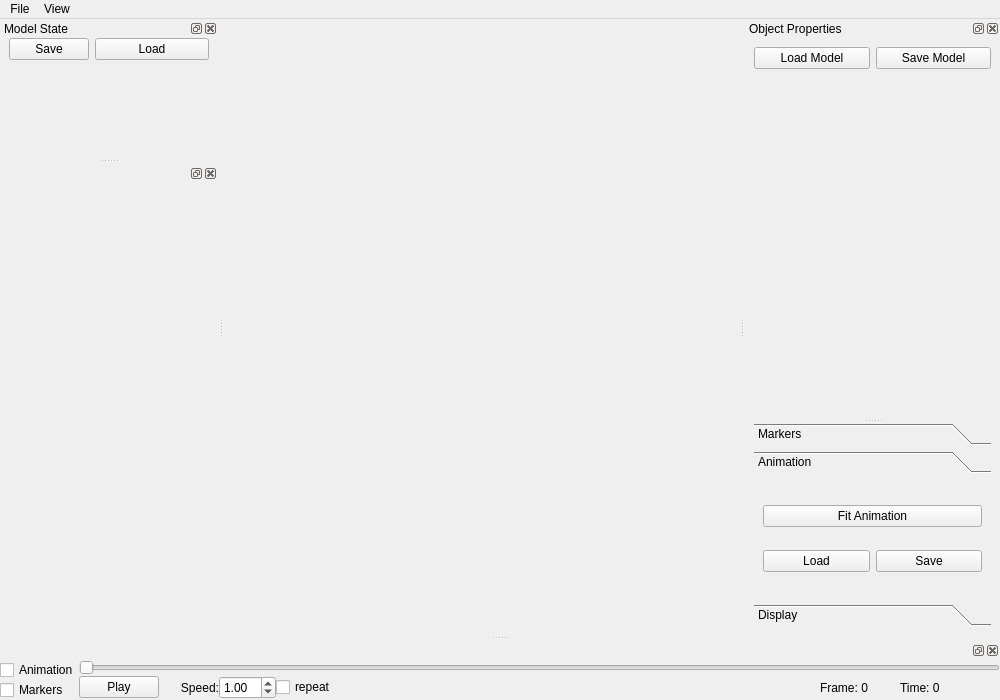
<?xml version="1.0" encoding="UTF-8"?>
<ui version="4.0">
 <class>PuppeteerMainWindow</class>
 <widget class="QMainWindow" name="PuppeteerMainWindow">
  <property name="geometry">
   <rect>
    <x>0</x>
    <y>0</y>
    <width>1000</width>
    <height>700</height>
   </rect>
  </property>
  <property name="windowTitle">
   <string>Puppeteer</string>
  </property>
  <property name="statusTip">
   <string/>
  </property>
  <widget class="QWidget" name="centralwidget">
   <layout class="QVBoxLayout" name="verticalLayout_2" stretch="0">
    <property name="margin">
     <number>0</number>
    </property>
    <item>
     <widget class="GLWidget" name="glWidget" native="true">
      <property name="enabled">
       <bool>true</bool>
      </property>
      <property name="minimumSize">
       <size>
        <width>300</width>
        <height>300</height>
       </size>
      </property>
      <property name="baseSize">
       <size>
        <width>0</width>
        <height>0</height>
       </size>
      </property>
     </widget>
    </item>
   </layout>
  </widget>
  <widget class="QMenuBar" name="menubar">
   <property name="geometry">
    <rect>
     <x>0</x>
     <y>0</y>
     <width>1000</width>
     <height>25</height>
    </rect>
   </property>
   <widget class="QMenu" name="menuFile">
    <property name="title">
     <string>File</string>
    </property>
    <addaction name="actionQuit"/>
   </widget>
   <widget class="QMenu" name="menuControl_Panels">
    <property name="title">
     <string>View</string>
    </property>
    <addaction name="actionFrontView"/>
    <addaction name="actionSideView"/>
    <addaction name="actionTopView"/>
    <addaction name="actionToggleOrthographic"/>
    <addaction name="separator"/>
    <addaction name="actionToggleRenderSettings"/>
    <addaction name="actionToggleCameraControls"/>
    <addaction name="separator"/>
    <addaction name="actionToggleModelStateEditor"/>
    <addaction name="actionTogglePropertiesEditor"/>
    <addaction name="actionTrajectoryChart"/>
   </widget>
   <addaction name="menuFile"/>
   <addaction name="menuControl_Panels"/>
  </widget>
  <widget class="QDockWidget" name="dockPropertiesEditor">
   <property name="sizePolicy">
    <sizepolicy hsizetype="Ignored" vsizetype="Ignored">
     <horstretch>0</horstretch>
     <verstretch>0</verstretch>
    </sizepolicy>
   </property>
   <property name="minimumSize">
    <size>
     <width>255</width>
     <height>444</height>
    </size>
   </property>
   <property name="maximumSize">
    <size>
     <width>524287</width>
     <height>524287</height>
    </size>
   </property>
   <property name="layoutDirection">
    <enum>Qt::LeftToRight</enum>
   </property>
   <property name="windowTitle">
    <string>Object Properties</string>
   </property>
   <attribute name="dockWidgetArea">
    <number>2</number>
   </attribute>
   <widget class="QWidget" name="dockWidgetContents_5">
    <property name="sizePolicy">
     <sizepolicy hsizetype="Preferred" vsizetype="Preferred">
      <horstretch>0</horstretch>
      <verstretch>0</verstretch>
     </sizepolicy>
    </property>
    <layout class="QGridLayout" name="gridLayout">
     <item row="0" column="0">
      <widget class="QSplitter" name="splitter">
       <property name="orientation">
        <enum>Qt::Vertical</enum>
       </property>
       <widget class="QWidget" name="verticalLayoutWidget">
        <layout class="QVBoxLayout" name="verticalLayout_3" stretch="0,100">
         <item>
          <layout class="QHBoxLayout" name="horizontalLayout_3" stretch="0,0">
           <item>
            <widget class="QPushButton" name="loadModelButton">
             <property name="text">
              <string>Load Model</string>
             </property>
            </widget>
           </item>
           <item>
            <widget class="QPushButton" name="saveModelButton">
             <property name="text">
              <string>Save Model</string>
             </property>
            </widget>
           </item>
          </layout>
         </item>
         <item>
          <widget class="QtTreePropertyBrowser" name="propertiesBrowser" native="true">
           <property name="enabled">
            <bool>true</bool>
           </property>
           <property name="sizePolicy">
            <sizepolicy hsizetype="Minimum" vsizetype="Ignored">
             <horstretch>0</horstretch>
             <verstretch>0</verstretch>
            </sizepolicy>
           </property>
           <property name="minimumSize">
            <size>
             <width>150</width>
             <height>250</height>
            </size>
           </property>
           <property name="maximumSize">
            <size>
             <width>16777215</width>
             <height>16777215</height>
            </size>
           </property>
           <property name="autoFillBackground">
            <bool>false</bool>
           </property>
          </widget>
         </item>
        </layout>
       </widget>
       <widget class="QWidget" name="verticalLayoutWidget_3">
        <layout class="QVBoxLayout" name="verticalLayout_5" stretch="100,0">
         <item>
          <widget class="QToolBox" name="toolBox">
           <property name="sizePolicy">
            <sizepolicy hsizetype="Preferred" vsizetype="Preferred">
             <horstretch>0</horstretch>
             <verstretch>100</verstretch>
            </sizepolicy>
           </property>
           <property name="minimumSize">
            <size>
             <width>0</width>
             <height>100</height>
            </size>
           </property>
           <property name="baseSize">
            <size>
             <width>0</width>
             <height>230</height>
            </size>
           </property>
           <property name="autoFillBackground">
            <bool>true</bool>
           </property>
           <property name="currentIndex">
            <number>1</number>
           </property>
           <widget class="QWidget" name="page_3">
            <property name="geometry">
             <rect>
              <x>0</x>
              <y>0</y>
              <width>235</width>
              <height>139</height>
             </rect>
            </property>
            <attribute name="label">
             <string>Markers</string>
            </attribute>
            <layout class="QGridLayout" name="gridLayout_4">
             <item row="0" column="1">
              <widget class="QPushButton" name="assignMarkersButton">
               <property name="text">
                <string>Assign Markers</string>
               </property>
              </widget>
             </item>
             <item row="1" column="1">
              <widget class="QPushButton" name="autoIKButton">
               <property name="text">
                <string>Auto IK</string>
               </property>
               <property name="checkable">
                <bool>true</bool>
               </property>
               <property name="checked">
                <bool>false</bool>
               </property>
              </widget>
             </item>
            </layout>
           </widget>
           <widget class="QWidget" name="page_4">
            <property name="geometry">
             <rect>
              <x>0</x>
              <y>0</y>
              <width>235</width>
              <height>139</height>
             </rect>
            </property>
            <attribute name="label">
             <string>Animation</string>
            </attribute>
            <layout class="QGridLayout" name="gridLayout_3">
             <item row="2" column="0">
              <widget class="QPushButton" name="loadAnimationButton">
               <property name="text">
                <string>Load</string>
               </property>
              </widget>
             </item>
             <item row="1" column="0" colspan="2">
              <widget class="QPushButton" name="fitAnimationButton">
               <property name="text">
                <string>Fit Animation</string>
               </property>
              </widget>
             </item>
             <item row="2" column="1">
              <widget class="QPushButton" name="saveAnimationButton">
               <property name="text">
                <string>Save</string>
               </property>
              </widget>
             </item>
            </layout>
           </widget>
           <widget class="QWidget" name="page">
            <property name="geometry">
             <rect>
              <x>0</x>
              <y>0</y>
              <width>222</width>
              <height>158</height>
             </rect>
            </property>
            <attribute name="label">
             <string>Display</string>
            </attribute>
            <layout class="QGridLayout" name="gridLayout_5">
             <item row="4" column="0">
              <widget class="QCheckBox" name="drawModelMarkersCheckBox">
               <property name="text">
                <string>Model Markers</string>
               </property>
              </widget>
             </item>
             <item row="8" column="0">
              <spacer name="verticalSpacer">
               <property name="orientation">
                <enum>Qt::Vertical</enum>
               </property>
               <property name="sizeHint" stdset="0">
                <size>
                 <width>20</width>
                 <height>40</height>
                </size>
               </property>
              </spacer>
             </item>
             <item row="1" column="0">
              <widget class="QCheckBox" name="drawBodySegmentsCheckBox">
               <property name="text">
                <string>Body Segments</string>
               </property>
               <property name="checked">
                <bool>true</bool>
               </property>
              </widget>
             </item>
             <item row="2" column="0">
              <widget class="QCheckBox" name="drawJointsCheckBox">
               <property name="text">
                <string>Joints</string>
               </property>
               <property name="checked">
                <bool>true</bool>
               </property>
              </widget>
             </item>
             <item row="0" column="0">
              <widget class="QCheckBox" name="drawMocapMarkersCheckBox">
               <property name="text">
                <string>Mocap Markers</string>
               </property>
               <property name="checked">
                <bool>true</bool>
               </property>
              </widget>
             </item>
             <item row="3" column="0">
              <widget class="QCheckBox" name="drawPointsCheckBox">
               <property name="text">
                <string>Points</string>
               </property>
               <property name="checked">
                <bool>true</bool>
               </property>
              </widget>
             </item>
            </layout>
           </widget>
          </widget>
         </item>
         <item>
          <spacer name="verticalSpacer_3">
           <property name="orientation">
            <enum>Qt::Vertical</enum>
           </property>
           <property name="sizeHint" stdset="0">
            <size>
             <width>20</width>
             <height>0</height>
            </size>
           </property>
          </spacer>
         </item>
        </layout>
       </widget>
      </widget>
     </item>
    </layout>
   </widget>
  </widget>
  <widget class="QDockWidget" name="dockWidgetSlider">
   <attribute name="dockWidgetArea">
    <number>8</number>
   </attribute>
   <widget class="QWidget" name="dockWidgetContents_2">
    <layout class="QVBoxLayout" name="verticalLayout_7">
     <property name="spacing">
      <number>0</number>
     </property>
     <property name="margin">
      <number>0</number>
     </property>
     <item>
      <layout class="QHBoxLayout" name="horizontalLayout_2">
       <property name="spacing">
        <number>0</number>
       </property>
       <property name="sizeConstraint">
        <enum>QLayout::SetNoConstraint</enum>
       </property>
       <item>
        <layout class="QVBoxLayout" name="verticalLayout">
         <property name="spacing">
          <number>0</number>
         </property>
         <item>
          <widget class="QCheckBox" name="slideAnimationCheckBox">
           <property name="text">
            <string>Animation</string>
           </property>
           <property name="checked">
            <bool>false</bool>
           </property>
          </widget>
         </item>
         <item>
          <widget class="QCheckBox" name="slideMarkersCheckBox">
           <property name="text">
            <string>Markers</string>
           </property>
           <property name="checked">
            <bool>false</bool>
           </property>
          </widget>
         </item>
        </layout>
       </item>
       <item>
        <layout class="QGridLayout" name="gridLayout_2">
         <item row="0" column="0">
          <widget class="QSlider" name="captureFrameSlider">
           <property name="orientation">
            <enum>Qt::Horizontal</enum>
           </property>
          </widget>
         </item>
         <item row="1" column="0">
          <layout class="QHBoxLayout" name="horizontalLayout_4">
           <item>
            <widget class="QPushButton" name="toolButtonPlay">
             <property name="sizePolicy">
              <sizepolicy hsizetype="Minimum" vsizetype="Fixed">
               <horstretch>0</horstretch>
               <verstretch>0</verstretch>
              </sizepolicy>
             </property>
             <property name="text">
              <string>Play</string>
             </property>
             <property name="checkable">
              <bool>true</bool>
             </property>
             <property name="checked">
              <bool>false</bool>
             </property>
            </widget>
           </item>
           <item>
            <widget class="QLabel" name="label">
             <property name="minimumSize">
              <size>
               <width>60</width>
               <height>0</height>
              </size>
             </property>
             <property name="text">
              <string>Speed:</string>
             </property>
             <property name="alignment">
              <set>Qt::AlignRight|Qt::AlignTrailing|Qt::AlignVCenter</set>
             </property>
            </widget>
           </item>
           <item>
            <widget class="QDoubleSpinBox" name="playbackSpeedSpinBox">
             <property name="singleStep">
              <double>0.100000000000000</double>
             </property>
             <property name="value">
              <double>1.000000000000000</double>
             </property>
            </widget>
           </item>
           <item>
            <widget class="QCheckBox" name="repeatCheckBox">
             <property name="minimumSize">
              <size>
               <width>80</width>
               <height>0</height>
              </size>
             </property>
             <property name="text">
              <string>repeat</string>
             </property>
            </widget>
           </item>
           <item>
            <spacer name="horizontalSpacer">
             <property name="orientation">
              <enum>Qt::Horizontal</enum>
             </property>
             <property name="sizeHint" stdset="0">
              <size>
               <width>40</width>
               <height>20</height>
              </size>
             </property>
            </spacer>
           </item>
           <item>
            <widget class="QLabel" name="frameLabel">
             <property name="minimumSize">
              <size>
               <width>80</width>
               <height>0</height>
              </size>
             </property>
             <property name="text">
              <string>Frame: 0</string>
             </property>
            </widget>
           </item>
           <item>
            <widget class="QLabel" name="timeLabel">
             <property name="minimumSize">
              <size>
               <width>100</width>
               <height>0</height>
              </size>
             </property>
             <property name="text">
              <string>Time: 0</string>
             </property>
            </widget>
           </item>
          </layout>
         </item>
        </layout>
       </item>
      </layout>
     </item>
    </layout>
   </widget>
  </widget>
  <widget class="QDockWidget" name="dockModelStateEditor">
   <property name="sizePolicy">
    <sizepolicy hsizetype="MinimumExpanding" vsizetype="MinimumExpanding">
     <horstretch>0</horstretch>
     <verstretch>0</verstretch>
    </sizepolicy>
   </property>
   <property name="minimumSize">
    <size>
     <width>150</width>
     <height>70</height>
    </size>
   </property>
   <property name="windowTitle">
    <string>Model State</string>
   </property>
   <attribute name="dockWidgetArea">
    <number>1</number>
   </attribute>
   <widget class="QWidget" name="dockWidgetContents_3">
    <layout class="QVBoxLayout" name="verticalLayout_8" stretch="0,100">
     <property name="leftMargin">
      <number>9</number>
     </property>
     <property name="topMargin">
      <number>0</number>
     </property>
     <property name="rightMargin">
      <number>9</number>
     </property>
     <property name="bottomMargin">
      <number>0</number>
     </property>
     <item>
      <layout class="QHBoxLayout" name="horizontalLayout" stretch="0,100">
       <property name="spacing">
        <number>6</number>
       </property>
       <property name="sizeConstraint">
        <enum>QLayout::SetMinimumSize</enum>
       </property>
       <item>
        <widget class="QPushButton" name="saveModelStateButton">
         <property name="text">
          <string>Save</string>
         </property>
        </widget>
       </item>
       <item>
        <widget class="QPushButton" name="loadModelStateButton">
         <property name="text">
          <string>Load</string>
         </property>
        </widget>
       </item>
      </layout>
     </item>
     <item>
      <widget class="QtTreePropertyBrowser" name="modelStateEditor" native="true">
       <property name="enabled">
        <bool>true</bool>
       </property>
      </widget>
     </item>
    </layout>
   </widget>
  </widget>
  <widget class="QDockWidget" name="dockDataChart">
   <property name="sizePolicy">
    <sizepolicy hsizetype="MinimumExpanding" vsizetype="MinimumExpanding">
     <horstretch>0</horstretch>
     <verstretch>0</verstretch>
    </sizepolicy>
   </property>
   <property name="minimumSize">
    <size>
     <width>0</width>
     <height>0</height>
    </size>
   </property>
   <attribute name="dockWidgetArea">
    <number>1</number>
   </attribute>
   <widget class="QWidget" name="chartLayout">
    <layout class="QVBoxLayout" name="verticalLayout_6">
     <item>
      <widget class="QVTKWidget" name="vtkChartContainer">
       <property name="minimumSize">
        <size>
         <width>200</width>
         <height>200</height>
        </size>
       </property>
      </widget>
     </item>
    </layout>
   </widget>
  </widget>
  <action name="actionQuit">
   <property name="text">
    <string>Quit</string>
   </property>
   <property name="shortcut">
    <string>Q</string>
   </property>
  </action>
  <action name="actionToggleRenderSettings">
   <property name="checkable">
    <bool>true</bool>
   </property>
   <property name="checked">
    <bool>false</bool>
   </property>
   <property name="enabled">
    <bool>true</bool>
   </property>
   <property name="text">
    <string>Render Settings</string>
   </property>
   <property name="shortcut">
    <string>V</string>
   </property>
  </action>
  <action name="actionTogglePlayerControls">
   <property name="checkable">
    <bool>true</bool>
   </property>
   <property name="text">
    <string>Player Controls</string>
   </property>
   <property name="shortcut">
    <string>P</string>
   </property>
  </action>
  <action name="actionReloadFiles">
   <property name="text">
    <string>Reload Files</string>
   </property>
   <property name="shortcut">
    <string>F5</string>
   </property>
  </action>
  <action name="actionFrontView">
   <property name="text">
    <string>Front View</string>
   </property>
   <property name="shortcut">
    <string>1</string>
   </property>
  </action>
  <action name="actionSideView">
   <property name="text">
    <string>Side View</string>
   </property>
   <property name="shortcut">
    <string>2</string>
   </property>
  </action>
  <action name="actionTopView">
   <property name="text">
    <string>Top View</string>
   </property>
   <property name="shortcut">
    <string>3</string>
   </property>
  </action>
  <action name="actionOrthographic">
   <property name="text">
    <string>Orthographic</string>
   </property>
  </action>
  <action name="actionPerspective">
   <property name="text">
    <string>Perspective</string>
   </property>
  </action>
  <action name="actionToggleOrthographic">
   <property name="checkable">
    <bool>true</bool>
   </property>
   <property name="checked">
    <bool>false</bool>
   </property>
   <property name="text">
    <string>Orthographic</string>
   </property>
   <property name="shortcut">
    <string>5</string>
   </property>
  </action>
  <action name="actionToggleCameraControls">
   <property name="checkable">
    <bool>true</bool>
   </property>
   <property name="text">
    <string>Camera Controls</string>
   </property>
   <property name="shortcut">
    <string>C</string>
   </property>
  </action>
  <action name="actionToggleModelStateEditor">
   <property name="checkable">
    <bool>true</bool>
   </property>
   <property name="checked">
    <bool>false</bool>
   </property>
   <property name="text">
    <string>Model State Editor</string>
   </property>
   <property name="shortcut">
    <string>S</string>
   </property>
  </action>
  <action name="actionTogglePropertiesEditor">
   <property name="checkable">
    <bool>true</bool>
   </property>
   <property name="checked">
    <bool>true</bool>
   </property>
   <property name="text">
    <string>Properties Editor</string>
   </property>
   <property name="shortcut">
    <string>P</string>
   </property>
  </action>
  <action name="actionTrajectoryChart">
   <property name="checkable">
    <bool>true</bool>
   </property>
   <property name="text">
    <string>Plot of Trajectories</string>
   </property>
   <property name="shortcut">
    <string>T</string>
   </property>
  </action>
  <zorder>dockPropertiesEditor</zorder>
  <zorder>dockWidgetSlider</zorder>
  <zorder>dockModelStateEditor</zorder>
  <zorder>dockDataChart</zorder>
 </widget>
 <customwidgets>
  <customwidget>
   <class>QVTKWidget</class>
   <extends>QWidget</extends>
   <header>QVTKWidget.h</header>
  </customwidget>
  <customwidget>
   <class>GLWidget</class>
   <extends>QWidget</extends>
   <header location="global">GLWidget.h</header>
   <container>1</container>
  </customwidget>
  <customwidget>
   <class>QtTreePropertyBrowser</class>
   <extends>QWidget</extends>
   <header location="global">QtTreePropertyBrowser</header>
   <container>1</container>
  </customwidget>
 </customwidgets>
 <resources/>
 <connections>
  <connection>
   <sender>actionToggleModelStateEditor</sender>
   <signal>toggled(bool)</signal>
   <receiver>dockModelStateEditor</receiver>
   <slot>setVisible(bool)</slot>
   <hints>
    <hint type="sourcelabel">
     <x>-1</x>
     <y>-1</y>
    </hint>
    <hint type="destinationlabel">
     <x>100</x>
     <y>361</y>
    </hint>
   </hints>
  </connection>
  <connection>
   <sender>actionTogglePropertiesEditor</sender>
   <signal>toggled(bool)</signal>
   <receiver>dockPropertiesEditor</receiver>
   <slot>setVisible(bool)</slot>
   <hints>
    <hint type="sourcelabel">
     <x>-1</x>
     <y>-1</y>
    </hint>
    <hint type="destinationlabel">
     <x>772</x>
     <y>361</y>
    </hint>
   </hints>
  </connection>
  <connection>
   <sender>actionTrajectoryChart</sender>
   <signal>toggled(bool)</signal>
   <receiver>dockDataChart</receiver>
   <slot>setVisible(bool)</slot>
   <hints>
    <hint type="sourcelabel">
     <x>-1</x>
     <y>-1</y>
    </hint>
    <hint type="destinationlabel">
     <x>108</x>
     <y>445</y>
    </hint>
   </hints>
  </connection>
 </connections>
</ui>
